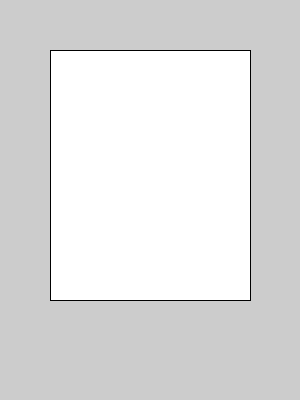
Frame 1 (no input)
Frame 60 (the mouse pressed at the canvas centre just before this capture): identical to frame 1, image omitted
Frame 120 (the mouse held since frame 60 and released just before this capture): identical to frame 1, image omitted

The Processing sketch that drew this single still picture (run headless with seeded random() and noise(); from frame 60 on, the mouse is pressed at the canvas centre):

// Processing sketch: sketch_161003c_Rect
// ── sketch_161003c_Rect.pde
void setup() {
  size(300,400);
}

void draw() {
  rect(50,50,200,250);
}
